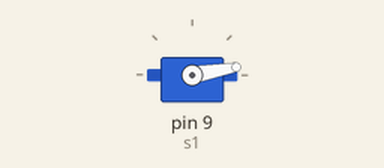
Bench run of a sketch on a simulated Arduino Uno, built with avr-gcc and run on an emulated ATmega328P. Parts: servo.

Above: at 0.05 s.
At 4.15 s:
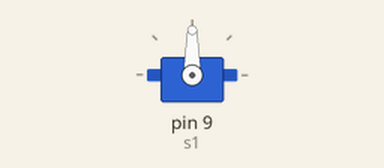
At 8.25 s:
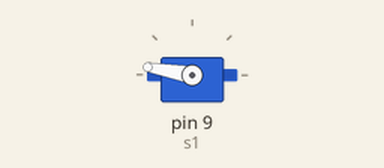
At 16.45 s:
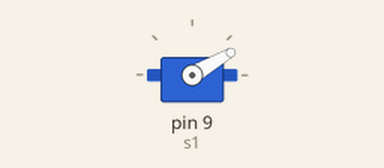
Timing chart, 0 to 22.8 s (numbered marks = the images above):
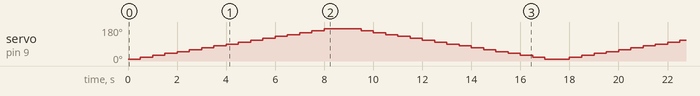

The sketch:

ServoSway.ino
```cpp
#include <Servo.h>

Servo s1;

void setup() {
  s1.attach(9);
  s1.write(0);
}

void sway(int delayInMillis, int deg)
{
  for (int i=10;i<=170;i+=deg)
  {
    s1.write(i);
    delay(delayInMillis);
  }
  delay(delayInMillis);
  for (int i=170;i>=10;i-=deg)
  {
    s1.write(i);
    delay(delayInMillis);
  }
}

void loop() {
  // put your main code here, to run repeatedly:
sway(500,10);
}
```
